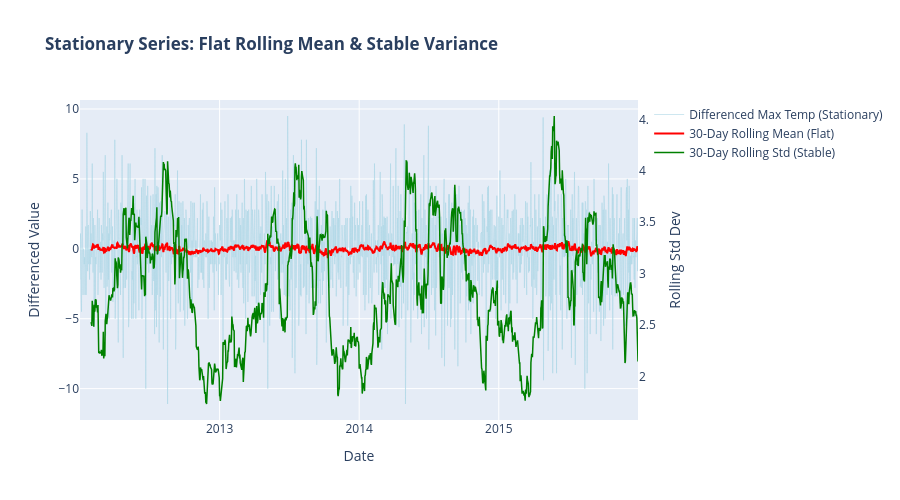

The cell this chart's notebook holds for it:
### Markdown cell above
#### for max_temperature checking for stationarity

### Code cell
import plotly.graph_objects as go
import pandas as pd

# 1. Ensure the date column is explicitly parsed as datetime and set as index
data['date'] = pd.to_datetime(data['date'])
data = data.set_index('date')

# 2. Make the series stationary by applying first-order differencing
stationary_temp = data['temp_max'].diff().dropna()

# 3. Calculate rolling statistics on the stationary series (30-day window)
window_size = 30
rolling_mean_stat = stationary_temp.rolling(window=window_size).mean()
rolling_std_stat = stationary_temp.rolling(window=window_size).std()

# 4. Create interactive Plotly figure
fig = go.Figure()

# - Raw Differenced Data
fig.add_trace(go.Scatter(
    x=stationary_temp.index, y=stationary_temp, 
    name='Differenced Max Temp (Stationary)', 
    line=dict(color='lightblue', width=1), opacity=0.6
))

# - Rolling Mean
fig.add_trace(go.Scatter(
    x=rolling_mean_stat.index, y=rolling_mean_stat, 
    name='30-Day Rolling Mean (Flat)', 
    line=dict(color='red', width=2)
))

# - Rolling Standard Deviation
fig.add_trace(go.Scatter(
    x=rolling_std_stat.index, y=rolling_std_stat, 
    name='30-Day Rolling Std (Stable)', 
    line=dict(color='green', width=1.5), yaxis='y2'
))

# Layout configuration
fig.update_layout(
    title_text="<b>Stationary Series: Flat Rolling Mean & Stable Variance</b>",
    xaxis_title="Date",
    yaxis_title="Differenced Value",
    yaxis2=dict(
        title="Rolling Std Dev",
        overlaying='y',
        side='right',
        showgrid=False
    ),
    hovermode="x unified",
    height=500
)

fig.show()

### Figure 1 — Plotly figure (JSON) as saved in the notebook; plotly's stock layout.template omitted (floating-point values rounded to 4 significant figures; data arrays with more than 128 entries replaced by an {"elided": "..."} marker saying what was removed)
{"data": [{"line": {"color": "lightblue", "width": 1}, "name": "Differenced Max Temp (Stationary)", "opacity": 0.6, "type": "scatter", "x": {"elided": "1460 str values"}, "y": {"elided": "1460 float values"}}, {"line": {"color": "red", "width": 2}, "name": "30-Day Rolling Mean (Flat)", "type": "scatter", "x": {"elided": "1460 str values"}, "y": {"elided": "1460 float values"}}, {"line": {"color": "green", "width": 1.5}, "name": "30-Day Rolling Std (Stable)", "type": "scatter", "x": {"elided": "1460 str values"}, "y": {"elided": "1460 float values"}, "yaxis": "y2"}], "layout": {"height": 500, "hovermode": "x unified", "title": {"text": "<b>Stationary Series: Flat Rolling Mean & Stable Variance</b>"}, "xaxis": {"title": {"text": "Date"}}, "yaxis": {"title": {"text": "Differenced Value"}}, "yaxis2": {"overlaying": "y", "showgrid": false, "side": "right", "title": {"text": "Rolling Std Dev"}}}}
